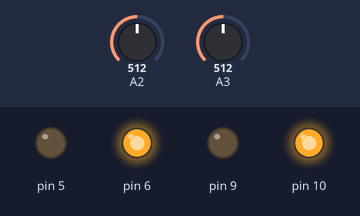
The sketch below on a simulated Arduino Uno, built with avr-gcc and run on an emulated ATmega328P. Parts: output pins drawn as LEDs (lit = HIGH). The test bench sets the inputs (shaded band); at power-on: A2 = 512, A3 = 512.

Above: at 1.5 s.
1.6 s: A2 set to 361
3.1 s: A2 set to 338
At 4.3 s:
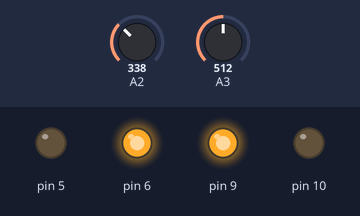
4.6 s: A2 set to 511
At 5.6 s:
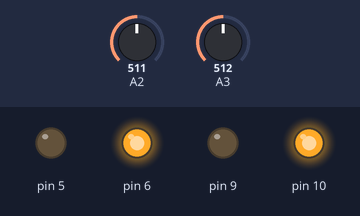
6.1 s: A3 set to 362
7.6 s: A3 set to 337
At 7.9 s:
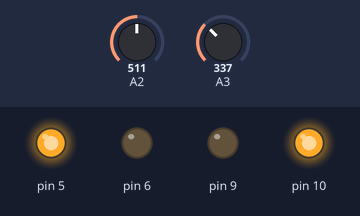
9.1 s: A3 set to 511
At 10.3 s:
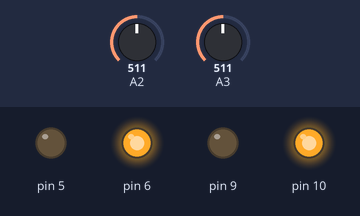
Timing chart, 0 to 11.6 s (numbered marks = the images above; inputs shaded):
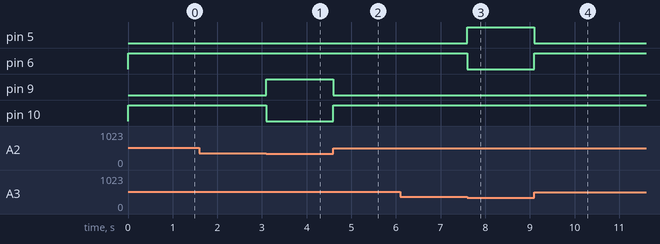

Measured:
- the behaviour switches between 350 and 349 on A2 (found by bisection; images 0 and 1)
- the behaviour switches between 350 and 349 on A3 (found by bisection; images 2 and 3)
- after the input at 1.6 s, every drawn part: stays the same
- after the input at 3.1 s, pin 9: LOW → HIGH at once; pin 10: HIGH → LOW at once
- after the input at 4.6 s, pin 9: HIGH → LOW at once; pin 10: LOW → HIGH at once
- after the input at 6.1 s, every drawn part: stays the same
- after the input at 7.6 s, pin 5: LOW → HIGH at once; pin 6: HIGH → LOW at once
- after the input at 9.1 s, pin 5: HIGH → LOW at once; pin 6: LOW → HIGH at once

The sketch:

xunji1.ino
```cpp
#include<Servo.h>
void stop();
void forward();
void left();
void mid();
void right();
void back();

int _ABVAR_1_a ;
int _ABVAR_2_b ;
int _ABVAR_3_c ;
int _ABVAR_4_d ;

void setup()
{

  pinMode( 14, INPUT);
  pinMode( 10, OUTPUT);
  pinMode( 6, OUTPUT);
  pinMode( 5, OUTPUT);
  pinMode( 9, OUTPUT);

  forward();
  delay(300);
//   Serial.begin(9600);
//  while(Serial.available() > 0)
//  { Serial.read();}
}


void loop() {


  _ABVAR_1_a =350 ;
  _ABVAR_2_b = 350 ;
  _ABVAR_3_c = 150 ;
  _ABVAR_4_d = 150 ;

//  if (( ( ( analogRead(16) ) < ( _ABVAR_1_a ) ) && ( ( ( analogRead(17) ) < ( _ABVAR_2_b ) ) && ( ( ( analogRead(18) ) > ( _ABVAR_3_c ) ) && ( ( analogRead(19) ) > ( _ABVAR_4_d ) ) ) ) ))
//  {
//    forward();
//  }
//  if (( ( ( analogRead(16) ) < ( _ABVAR_1_a ) ) && ( ( ( analogRead(17) ) > ( _ABVAR_2_b ) ) && ( ( ( analogRead(18) ) > ( _ABVAR_3_c ) ) && ( ( analogRead(19) ) > ( _ABVAR_4_d ) ) ) ) ))
//  {
//    left();
//  }
//  if (( ( ( analogRead(16) ) > ( _ABVAR_1_a ) ) && ( ( ( analogRead(17) ) < ( _ABVAR_2_b ) ) && ( ( ( analogRead(18) ) > ( _ABVAR_3_c ) ) && ( ( analogRead(19) ) > ( _ABVAR_4_d ) ) ) ) ))
//  {
//    right();
//  }
//    if (( ( ( analogRead(16) ) > ( _ABVAR_1_a ) ) && ( ( ( analogRead(17) ) > ( _ABVAR_2_b ) ) && ( ( ( analogRead(18) ) > ( _ABVAR_3_c ) ) && ( ( analogRead(19) ) > ( _ABVAR_4_d ) ) ) ) ))
//  {
//      forward();
//  }


 if (( ( ( analogRead(16) ) < ( _ABVAR_1_a ) ) && ( ( ( analogRead(17) ) < ( _ABVAR_2_b ) ))))
  {
    forward();
  }
  if (( ( ( analogRead(16) ) < ( _ABVAR_1_a ) ) && ( ( ( analogRead(17) ) > ( _ABVAR_2_b ) ) ) ) )
  {
    left();
  }
  if (( ( ( analogRead(16) ) > ( _ABVAR_1_a ) ) && ( ( ( analogRead(17) ) < ( _ABVAR_2_b ) )  ) ) )
  {
    right();
  }
    if (( ( ( analogRead(16) ) > ( _ABVAR_1_a ) ) && ( ( ( analogRead(17) ) > ( _ABVAR_2_b ) ) ) ) )
  {
      forward();
  }

}


void stop()
{
  analogWrite(5 , 255);
  analogWrite(6 , 255);
  analogWrite(9 , 255);
  analogWrite(10 , 255);
}

void right()
{
  analogWrite(5 , 255);
  analogWrite(6 , 0);
  analogWrite(9 , 0);
  analogWrite(10 , 255);
}

void forward()
{
  analogWrite(5 , 0);
  analogWrite(6 , 255);
  analogWrite(9 , 0);
  analogWrite(10 , 255);
}

void left()
{
  analogWrite(5 , 0);
  analogWrite(6 , 255);
  analogWrite(9 , 255);
  analogWrite(10 , 0);
}


void back()
{
  analogWrite(5 , 255);
  analogWrite(6 , 0);
  analogWrite(9 , 255);
  analogWrite(10 , 0);
}


void mid()
{
//   stop();                 //挡板1
//   delay(500);
//   back();
//   delay(200);
//   left();
//   delay(900);
//   forward();
//   delay(2200);
//   right();
//   delay(1400);
//   forward();
//   delay(2200);
   ///////////////////////////////////////////
//   stop();                   //挡板2
//   delay(500);
//   back();
//   delay(200);
//   left();
//   delay(900);
//   forward();
//   delay(2200);
//   right();
//   delay(1400);
//   forward();
//   delay(1500);
  ///////////////////////////////////////////
   stop();                 //挡板3
   delay(500);
   back();
   delay(200);
   left();
   delay(900);
   forward();
   delay(1000);
   right();
   delay(1100);
   forward();
   delay(1700);
   left();
   delay(800);
   forward();
   delay(200);
}
```
